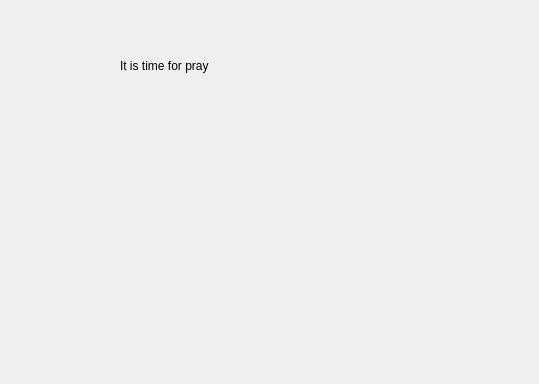
<?xml version="1.0" encoding="UTF-8"?>
<ui version="4.0">
 <class>popNotify</class>
 <widget class="QDialog" name="popNotify">
  <property name="geometry">
   <rect>
    <x>0</x>
    <y>0</y>
    <width>539</width>
    <height>384</height>
   </rect>
  </property>
  <property name="windowTitle">
   <string>Dialog</string>
  </property>
  <widget class="QLabel" name="label">
   <property name="geometry">
    <rect>
     <x>120</x>
     <y>10</y>
     <width>221</width>
     <height>111</height>
    </rect>
   </property>
   <property name="text">
    <string>It is time for pray</string>
   </property>
  </widget>
  <widget class="QPushButton" name="pushButton">
   <property name="geometry">
    <rect>
     <x>200</x>
     <y>240</y>
     <width>91</width>
     <height>91</height>
    </rect>
   </property>
   <property name="focusPolicy">
    <enum>Qt::NoFocus</enum>
   </property>
   <property name="contextMenuPolicy">
    <enum>Qt::NoContextMenu</enum>
   </property>
   <property name="styleSheet">
    <string notr="true">image: url(:/icons/Mute.png);</string>
   </property>
   <property name="text">
    <string/>
   </property>
   <property name="autoDefault">
    <bool>false</bool>
   </property>
   <property name="flat">
    <bool>true</bool>
   </property>
  </widget>
 </widget>
 <resources/>
 <connections/>
</ui>
